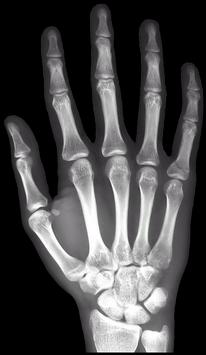
#> input picture datasets/hand_xray.jpg, 206 x 355 px
$ jupyter execute --allow-errors 'Projeto Final - parte 2.ipynb'
#> lines starting #> are read from the running program, lines starting #| are printed output that depends on the picture; after the words box and inside, x2 and y2 are one past the last pixel; in counts of white or black regions, pixels touching at a corner belong together
<div class="alert alert-block alert-info">

<h1 style="color:Blue;"> <center> <ins> <b>
Métodos Numéricos - Projeto Final
</b> </ins> </center> </h1>

<h2 style="color:Blue;"> <center> <b>
Análise de Imagens Biomédicas
</b></center> </h2>

<h4 style="color:Blue;"> <center> <b>
Parte 2: Uso de Máscaras e Filtros em Imagens Biomédicas
</b></center> </h4>

<h4 style="color:Blue;"> <center> <b>
Jhonatan Pereira</b></center> </h4>

</div>

[cell 1]
import imageio
import numpy as np
import matplotlib.pyplot as plt

<div class="alert alert-block alert-info" style="color:Blue;" id="parte1">
Introdução
</div>

Nesta parte discutiremos a aplicação de máscaras e filtros à imagens biomédicas, duas técnicas que enfatizam características importantes nas imagens. Para aproveitá-los bem, você deve ter uma compreensão completa da distribuição dos valores de intensidade de seus dados.

Os blocos de construção de imagens médicas são pixels e voxels. Cada um desses elementos tem duas propriedades: um valor de intensidade e uma localização no espaço. O significado do valor de intensidade depende da modalidade de imagem. Por exemplo, os pixels numa imagem de raio-x, ou radiografia, são mais brilhantes em tecidos densos, como o osso, porque absorvem mais radiação do que outros tipos.

Vamos começar observando uma radiografia de mão de uma competição da Radiological Society of North America de 2017. A absorção de raios X é maior em tecidos densos, como o osso, de modo que as intensidades resultantes devem ser altas. Consequentemente, imagens como essa podem ser usadas para prever a "idade óssea" em crianças.

Para começar, vamos carregar a imagem e verificar sua faixa de intensidade. O tipo de dados da imagem determina o intervalo de intensidades possíveis: por exemplo, inteiros sem sinal de 8 bits (uint8) podem assumir valores no intervalo de 0 a 255. Uma barra de cores pode ser útil para conectar esses valores à imagem visualizada.

[cell 2]
im = imageio.imread("../datasets/hand_xray.jpg")
#> im is the input picture: shape (355, 206, 3); mean R, G, B 72.1, 71.6, 72.3
print('Data type:', im.dtype)
#| Data type: uint8
print('Min. value:', im.min())
#| Min. value: 0
print('Max value:', im.max())
#| Max value: 255

[cell 3]
plt.imshow(im, vmin=0, vmax=255)
plt.colorbar()

Se quisermos ver como ums escala de cinza, basta fazer

[cell 4]
plt.imshow(im, cmap='gray', vmin=0, vmax=255)
plt.colorbar()
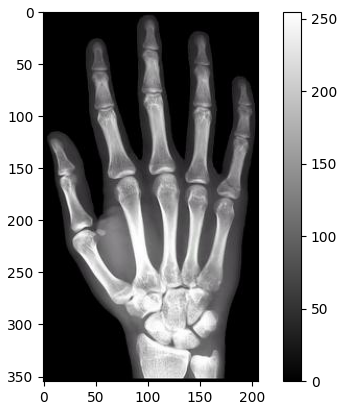
#> figure drawn by matplotlib, 2 panels

O intervalo de valores permitidos em uma imagem é determinado por seu tipo de dados. Geralmente, os inteiros de bits mais baixos são preferidos para imagens, pois o uso de memória aumenta drasticamente para tipos de dados maiores. Se todos os valores na imagem forem positivos, os inteiros sem sinal podem cobrir o maior intervalo de valores enquanto ocupam a menor quantidade de memória. Normalmente, você verá imagens dimensionadas pelo valor 255, que é o valor máximo para inteiros sem sinal de 8 bits. Você pode ver a diferença no uso de memória chamando o atributo size da matriz. O raio-x que acabamos de ver é lido pelo ImageIO como um inteiro sem sinal de 8 bits.

---

__Tarefa 1:__ Converta a imagem carregada anteriormente para int64 e compare a quantidade de memória utilizada entre a imagem antes e depois da conversão.

---

[cell 5]
img_int64 = np.int64(im)

[cell 6]
from sys import getsizeof

print(getsizeof(im))
#| 219534
print(getsizeof(img_int64))
#| 1755264

Para sumarizar a informação contida na distribuição dos valores de intensidade em uma imagem, podemos usar histogramas (_sim, os mesmo histogramas de estatística!_). Eles agrupam cada pixel por seu valor e, em seguida, contam a ocorrência em cada classe (_bin_). SciPy, e especialmente seu módulo Ndimage, contém algumas ferramentas essenciais para análise de imagens. Vamos nos aprofundar no SciPy ao longo deste curso. Para gerar um histograma para a radiografia do pé, primeiro importamos o módulo Ndimage do SciPy como ndi. Então, chamamos ndimage dot histogram() e passamos nosso array. A função histogram() exige que especifiquemos valores para o mínimo, máximo e o número de compartimentos. Como nossa imagem é um inteiro sem sinal de 8 bits, nosso intervalo é de 0 a 255, com 256 valores possíveis. Isso retorna um vetor de 256 elementos com a contagem de pixels em cada valor de intensidade. Traçar os dados como um gráfico de linha revela uma distribuição altamente assimétrica, com muitos valores baixos e uma faixa mais ampla de valores altos.

[cell 7]
import scipy.ndimage as ndi

Vamos criar um histograma com valores acontecendo entre o mínimo 0 e o máximo 255, com 256 classes 9uma para cada valor específico).

[cell 8]
hist = ndi.histogram(im, min =0, max=255, bins=256)
#> hist = 256 values, max 84339 at index 0, min 109 at index 23, mean 857
hist
#> Out has the same summary as hist

Vamos calcular a distribuição acumulada, que nos dará outra percepção da distribuição desses valores.

[cell 9]
cdf = hist.cumsum() / hist.sum()
#> cdf = 256 values from 0.384 to 1

e finalmente, vamos plotar as duas juntas

[cell 10]
fig, axes = plt.subplots(2, 1, sharex=True)
axes[0].plot(hist, label='Histograma')
axes[1].plot(cdf, label='CDF')
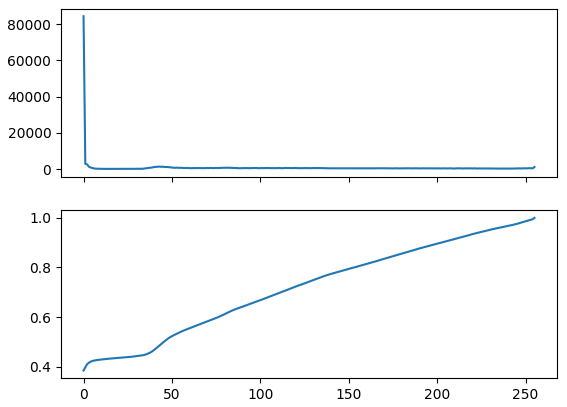
#> figure drawn by matplotlib, 2 panels; panel 2: curve peaks at x = 255, y = 1

---

__Tarefa 2:__ Gere os gráficos anteriores para a imagem convertida para int64 e comente as possíveis diferença entre eles.

---

[cell 11]
hist = ndi.histogram(img_int64, min =0, max=255, bins=256)
hist
#> Out has the same summary as hist

[cell 12]
cdf = hist.cumsum() / hist.sum()
fig, axes = plt.subplots(2, 1, sharex=True)
axes[0].plot(hist, label='Histograma int64')
axes[1].plot(cdf, label='CDF int64')

Distribuições distorcidas são comuns em imagens médicas: as intensidades de fundo geralmente são baixas e ocupam muito espaço na imagem, e isso pode ser enxergado nos histogramas.

Existem maneiras de modificar a distribuição de intensidade. Por exemplo, a equalização do histograma redistribui valores com base em sua abundância na imagem. Podemos realizar a equalização com o auxílio da função de distribuição cumulativa, que mostra a proporção de pixels que se enquadram em um determinado intervalo. Aqui, podemos ver que cerca de metade dos pixels tem valores menores que 32 (veja o gráfico da distribuição cumulativa). Para equalizar a imagem, poderíamos redistribuir esses valores de intensidade até que eles sejam representados de forma mais uniforme.

Equalizar o histograma é realmente bastante simples. Primeiro, geramos o histograma. Em seguida, calculamos a função de distribuição cumulativa tomando a soma contínua do histograma e dividindo-a pelo número total de pixels. Em seguida, aplicamos a função à nossa imagem e redimensionamos em 255. Plotar a imagem original e equalizada mostra que aumentamos as intensidades de pixel para várias áreas.

---

__Tarefa 3:__ Gere uma versão equalizada da imagem anterior, plotando-a junto com a original e comentando as diferenças.

---

[cell 13]
import cv2

img = cv2.imread('datasets/hand_xray.jpg', 0)
#> img: shape (355, 206); min 0, max 255, mean 71.8
equ = cv2.equalizeHist(img)
res = np.stack((img,equ),axis=0)

[cell 14]
fig, axes = plt.subplots(nrows=1, ncols=2)

for ii in range(2):
    im = res[ii,:,:]
    axes[ii].imshow(im, cmap='gray')
plt.show()

<div class="alert alert-block alert-info" style="color:Blue;" id="parte1">
Máscaras
</div>

Há situações em que a equalização global, isto é, realizada na imagem inteira acaba acarretando alguns problemas. Um vez que destacamos os pixels que julgamos mais importantes, acabamos também dando destaque a pixels de partes periféricas e menos importantes da imagem, podendo deixar sua interpretação comprometida.

Você pode restringir sua análise apenas às partes mais importantes de uma imagem criando e aplicando máscaras de imagem.

Uma máscara é um array booleano que serve como uma tela para remover pixels indesejáveis. As máscaras devem manter as mesmas dimensões da imagem original para que as duas possam ser sobrepostas.

Uma maneira de criar máscaras é encontrar todos os pixels em uma imagem que satisfaçam uma determinada condição. Por exemplo, pode-se criar uma matriz de três por três de valores ascendentes. Se testarmos valores maiores que 5, retornaremos um array de três por três onde os valores são True quando maiores que 5 e False quando são menores. As operações lógicas incluem comparações e testes de equivalência. Você também pode encadear operações para selecionar um intervalo específico de pixels.

Vamos ver isso em ação. Lembre-se de que a radiografia do pé com a qual trabalhamos tem uma distribuição de intensidade como esta. Vemos que há uma queda acentuada em torno de 32, então vamos selecionar valores maiores que isso. Isso parece fazer um bom trabalho destacando o pé.

Primeiro, vamos criar as máscaras e ver como elas ficam.

Vamos começar criando uma máscara para os ossos.

[cell 15]
im_bone = np.where(im >= 145, im, 0)
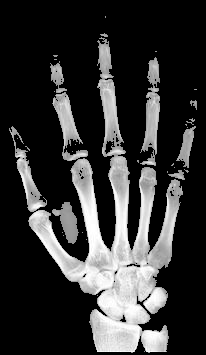
#> im_bone: shape (355, 206); min 0, max 255, mean 53.1
plt.imshow(im_bone, cmap='gray')

e para a pele

[cell 16]
im_skin = np.where((im>=45)&(im<145), im, 0)
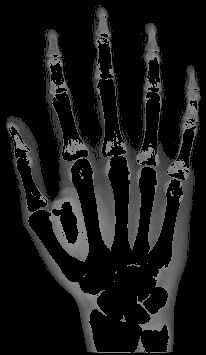
#> im_skin: shape (355, 206); min 0, max 144, mean 22.7
plt.imshow(im_skin, cmap='gray')

As máscaras podem ser usadas para filtrar imagens, permitindo que os valores originais passem, exceto onde a máscara for avaliada como False. A função `where()` do NumPy é útil para esse propósito. `where()` aplica uma condição em cada pixel e, em vez de retornar um booleano, retorna x quando True e y quando False. Cada um dos argumentos pode ser arrays ou valores únicos, permitindo grande flexibilidade. Vamos tentar filtrar os pixels que não fazem parte do osso. Chamaremos "onde im for maior que 64, retorne im, caso contrário retorne 0". Plotar a imagem mascarada mostra que apenas os valores de alta intensidade permanecem, e estes são principalmente osso.

---

__Tarefa 4:__ Considere a imagem `hand_xray_coracao.jpg`, crie uma máscara para pele e outra para ossos e mostre a diferença nos histogramas de cada máscara e da imagem original, comentando os resultados.

---

[cell 17]
im_coracao = imageio.imread("../datasets/hand_xray_coracao.jpg")
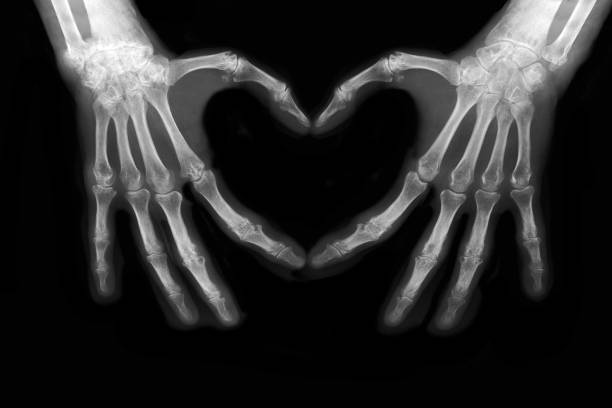
#> input picture datasets/hand_xray_coracao.jpg, 612 x 408 px
#> im_coracao is the input picture: shape (408, 612, 3); min 0, max 255, mean 40.8
plt.imshow(im_coracao, cmap='gray')

[cell 18]
hist_oringin = ndi.histogram(im_coracao, min=0, max=255, bins=256)
#> hist_oringin = 256 values, max 227970 at index 2, min 63 at index 253, mean 2926.1
cdf_origin = hist_oringin.cumsum() / hist_oringin.sum()
#> cdf_origin = 256 values from 0.031 to 1
fig, axes = plt.subplots(2, 1, sharex=True)
axes[0].plot(hist_oringin, label='Histograma')
axes[1].plot(cdf_origin, label='CDF')
#> figure, not shown here; panel 2: curve peaks at x = 255, y = 1

[cell 19]
im_coracao_bone = np.where(im_coracao >= 96, im_coracao, 0)
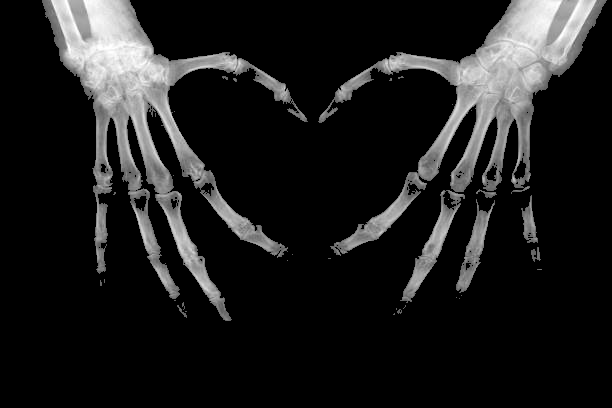
#> im_coracao_bone: shape (408, 612, 3); min 0, max 255, mean 29.4
plt.imshow(im_coracao_bone, cmap='gray')

[cell 20]
hist_bone = ndi.histogram(im_coracao_bone, min=0, max=255, bins=256)
#> hist_bone = 256 values, max 612513 at index 0, min 0 at index 1, mean 2926.1
cdf_bone = hist_bone.cumsum() / hist_bone.sum()
#> cdf_bone = 256 values from 0.818 to 1
fig, axes = plt.subplots(2, 1, sharex=True)
axes[0].plot(hist_bone, label='Histograma')
axes[1].plot(cdf_bone, label='CDF')
#> figure, not shown here; panel 2: curve peaks at x = 255, y = 1

[cell 21]
im_coracao_skin = np.where((im_coracao>=15)&(im_coracao<96), im_coracao, 0)
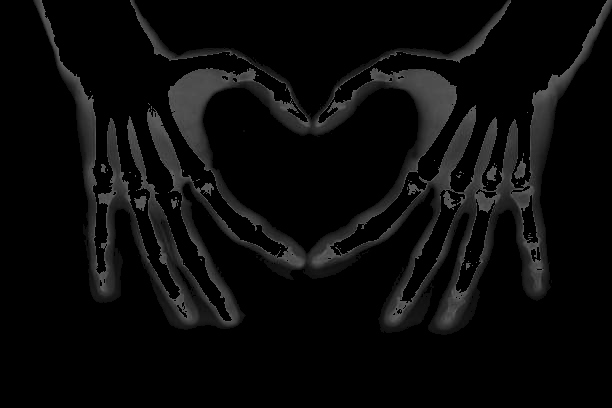
#> im_coracao_skin: shape (408, 612, 3); min 0, max 95, mean 10.2
plt.imshow(im_coracao_skin, cmap='gray')

[cell 22]
hist_skin = ndi.histogram(im_coracao_skin, min=0, max=255, bins=256)
#> hist_skin = 256 values, max 603414 at index 0, min 0 at index 1, mean 2926.1
cdf_skin = hist_skin.cumsum() / hist_skin.sum()
#> cdf_skin = 256 values from 0.806 to 1
fig, axes = plt.subplots(2, 1, sharex=True)
axes[0].plot(hist_skin, label='Histograma')
axes[1].plot(cdf_skin, label='CDF')
#> figure, not shown here; panel 2: curve peaks at x = 95, y = 1

Os dados são ruidosos, então suas máscaras raramente serão perfeitas. Felizmente, existem maneiras simples de melhorá-los. Para aumentar o tamanho da sua máscara, você pode adicionar pixels ao redor das bordas, um processo conhecido como dilatação. Isso pode ajudar quando as bordas estiverem confusas ou para garantir que você não mascare acidentalmente pixels com os quais realmente se importa. Para fazer isso, chamamos a função binary_dilatation(), que converte todos os pixels de fundo adjacentes à máscara em pixels de máscara.

A operação oposta, "erosão binária" pode ser implementada da mesma maneira. Use-o para cortar a máscara em seus pixels mais centrais. Você pode executar essas operações de ajuste muitas iterações para tornar sua máscara muito maior ou menor. Você também pode combinar as operações para abrir ou fechar orifícios em sua máscara.

Máscaras imperfeitas podem ser ajustadas através da adição e subtração de pixels. O submódulo `ndimage` do SciPy inclui vários métodos úteis para atingir esses objetivos. Esses incluem:

*   `binary_dilation`: Adicione pixels ao longo das bordas
*   `binary_erosion`: Remove pixels ao longo das bordas
*   `binary_opening`: Erode e depois dilata, "abrindo" áreas próximas às bordas
*   `binary_closing`: dilata e depois erode, "preenchendo" buracos

---

__Tarefa 5:__ Verifique o efeito desses quatro ajustes nas máscaras criadas para ossos nas duas imagens de raio x que trabalhamos até aqui.

---

[cell 23]
from scipy.ndimage import binary_dilation, binary_erosion, binary_opening, binary_closing

[cell 24]
bin_dil_bone = binary_dilation(im_bone)
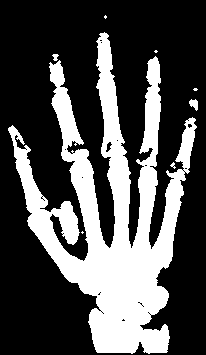
#> bin_dil_bone: shape (355, 206) bool; 30.8% white; 8 white regions (5 under 20 px), largest, box (x1, y1, x2, y2) and area: (8, 32, 197, 354) 22372, (189, 99, 198, 111) 69, (52, 54, 59, 61) 31

im_bone_dilate = ndi.binary_dilation (im_bone, iterations=5)
#> im_bone_dilate: shape (355, 206) bool; 43.8% white; 2 white regions, box (x1, y1, x2, y2) and area: (4, 28, 202, 355) 31977, (100, 11, 111, 23) 72
im_bone_erosion = ndi.binary_erosion(im_bone, brute_force=True)
#> im_bone_erosion: shape (355, 206) bool; 22.3% white; 22 white regions (10 under 20 px), largest, box (x1, y1, x2, y2) and area: (29, 44, 182, 352) 13215, (16, 149, 46, 211) 595, (143, 88, 159, 150) 593
im_bone_opening = ndi.binary_opening(im_bone, iterations=1)
#> im_bone_opening: shape (355, 206) bool; 26% white; 16 white regions (4 under 20 px), largest, box (x1, y1, x2, y2) and area: (15, 39, 183, 353) 15909, (142, 87, 160, 151) 753, (52, 92, 82, 146) 732
im_bone_closed = ndi.binary_closing (im_bone, brute_force=True)
#> im_bone_closed: shape (355, 206) bool; 27.2% white; 13 white regions (10 under 20 px), largest, box (x1, y1, x2, y2) and area: (9, 33, 185, 353) 19365, (176, 118, 196, 168) 416, (190, 100, 197, 110) 41

fig, axes = plt.subplots(1,4, figsize=(10,8))
#> (the rest of this cell did not finish here and is left out)

[cell 25]
im_coracao = imageio.imread("../datasets/hand_xray_coracao.jpg")
im_coracao = im_coracao >= 70
#> im_coracao: shape (408, 612, 3) bool; 23.7% white; 55 white regions (51 under 20 px), largest, box (x1, y1, x2, y2) and area: (39, 0, 310, 323) 29930, (312, 0, 610, 322) 29065, (443, 306, 457, 324) 128, (538, 278, 541, 288) 22

[cell 26]
im_coracao_dilate = ndi.binary_dilation (im_coracao, iterations=5)
#> im_coracao_dilate: shape (408, 612, 3) bool; 31.7% white; 1 white region, box (x1, y1, x2, y2) and area: (34, 0, 612, 329) 79241
im_coracao_erosion = ndi.binary_erosion(im_coracao, brute_force=True)
im_coracao_opening = ndi.binary_opening(im_coracao, iterations=1)
im_coracao_closed = ndi.binary_closing (im_coracao, brute_force=True)
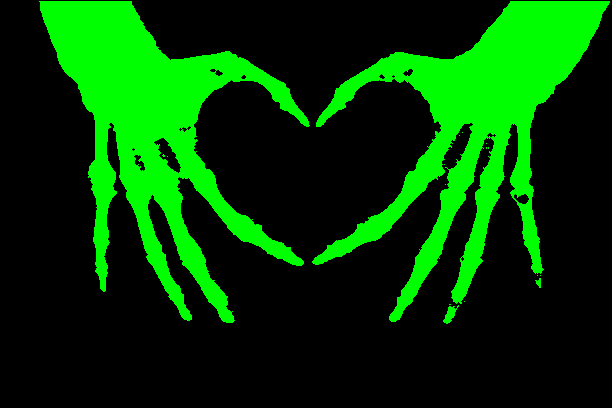
#> im_coracao_closed: shape (408, 612, 3) bool; mean R, G, B 0, 0.239, 0

fig, axes = plt.subplots(1,4, figsize=(15,8))
axes[0].imshow(im_coracao_dilate[:,:,0:1], cmap='gray')
axes[1].imshow(im_coracao_erosion[:,:,0], cmap='gray')
axes[2].imshow(im_coracao_opening[:,:,0:1], cmap='gray')
axes[3].imshow(im_coracao_closed[:,:,0], cmap='gray')
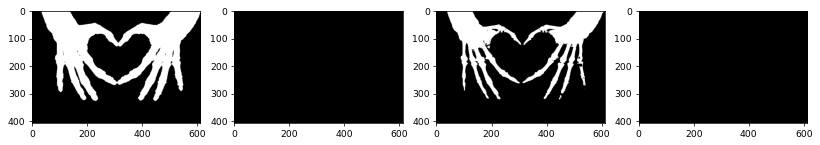
#> figure drawn by matplotlib, 4 panels
